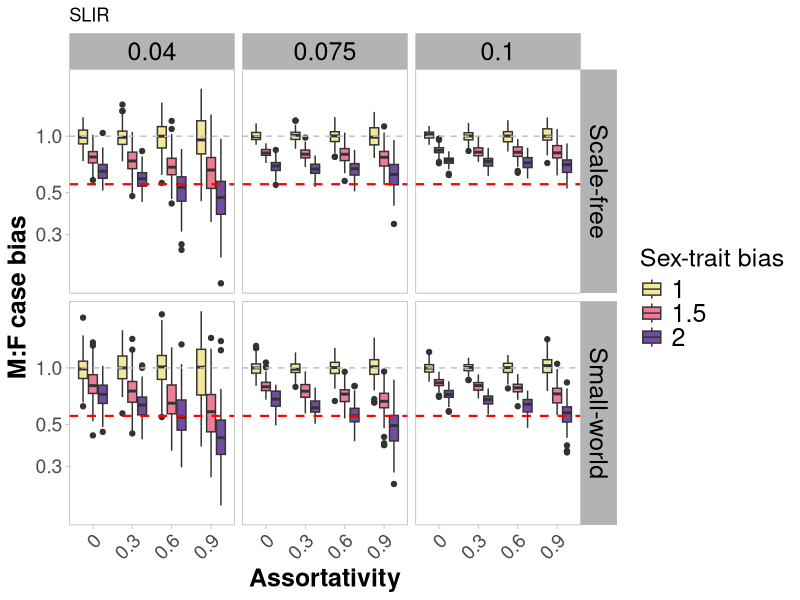
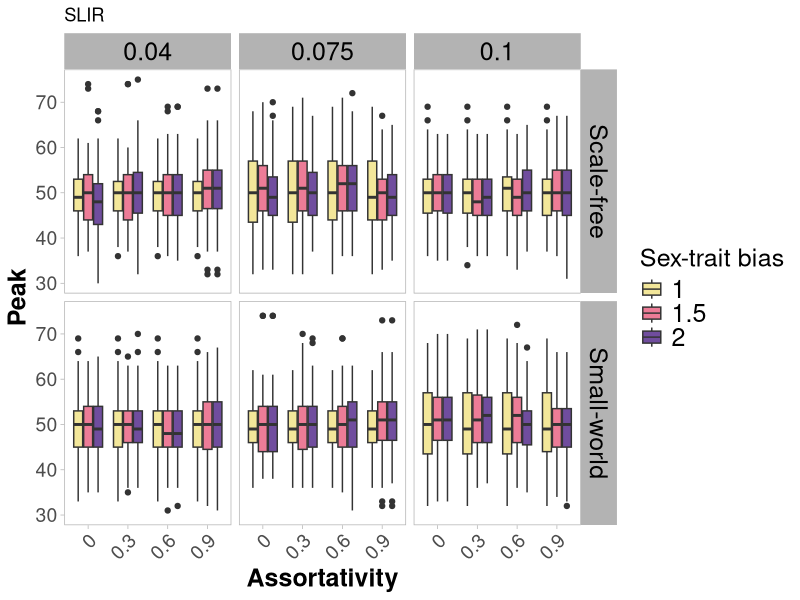
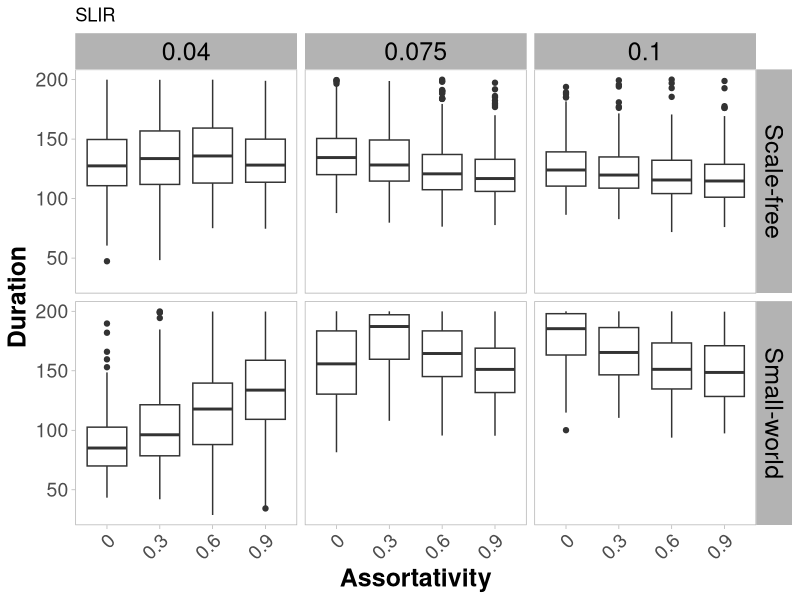
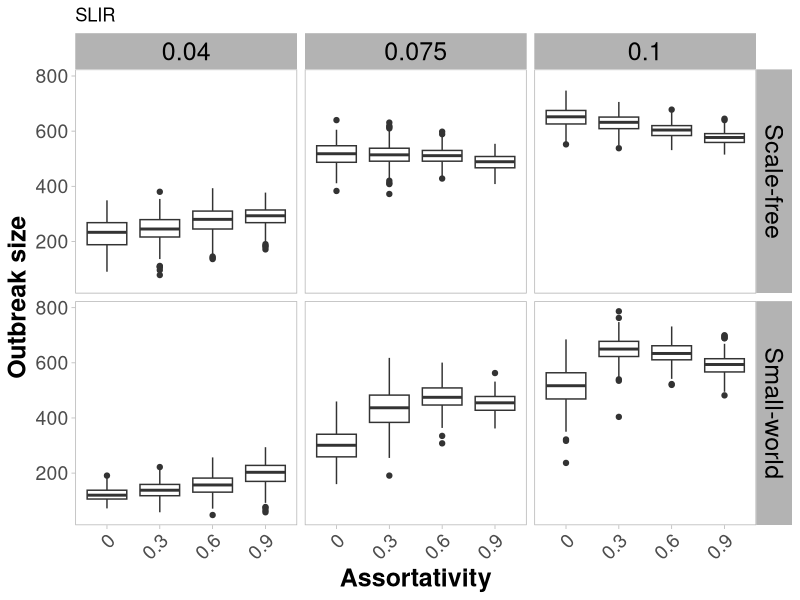

R code for these plots, in order:
## ---- chunk 1
knitr::opts_chunk$set(echo = FALSE)

library(dplyr)
library(readr)
library(magrittr)
library(tidyr)
library(igraph)
library(ggplot2)
library(cowplot)
library(plotrix)
library(knitr)
library(colorspace)

knitr::opts_chunk$set(cache=TRUE, fig.path = "slirs-figs/", 
                      warning = FALSE, message=FALSE, echo=FALSE, fig.height =6, fig.width = 8) 

# colors for assortativity
assortCols <- c("#F3E79AFF", "#F7A086FF", "#CF63A6FF", "#704D9EFF")

## ---- chunk 2

res <- read.csv("simulations-rewiring/SLIRS-res/test2.csv")

# model comparison 
res$modNameLatent <- ifelse(res$reactivation_rate==0.1, T, F)
res$modNameRecover <- ifelse(res$reversion_rate==0.33, T, F)
res$modName <- NA
res$modName[!res$modNameLatent&!res$modNameRecover] <- "SIR"
res$modName[res$modNameLatent&!res$modNameRecover] <- "SLIR"
res$modName[!res$modNameLatent&res$modNameRecover] <- "SIRS"
res$modName[res$modNameLatent&res$modNameRecover] <- "SLIRS"

# network types
res$type_net <- factor(res$type_net, labels = c("Scale-free", "Small-world"))


## ---- chunk 3


res %>%
  filter(modName == "SLIR") %>%
  ggplot(aes(x=as.factor(r), y=mf_r_ratio, fill=factor(alph_s))) +
  geom_boxplot() + facet_grid(type_net ~ tau) +
  geom_hline(yintercept=1/1.8, linetype="dashed", 
                color = "red", size=.75) +    
  geom_hline(yintercept=1, linetype="dashed", 
                color = "grey", size=.5)   +
  scale_y_continuous(trans="log10") + 
  scale_fill_discrete_sequential(palette="Sunset") +
  labs(x="Assortativity", y="M:F case bias", fill="Sex-trait bias", title = "SLIR") +
  theme_light() +
  theme(axis.text=element_text(size=14),
        axis.text.x = element_text(hjust=1, angle=45),
        axis.title=element_text(size=18,face="bold"),
        legend.title = element_text(size=18),
        legend.text = element_text(size=18), 
        panel.grid.major = element_blank(),
        panel.grid.minor = element_blank(), 
        strip.text = element_text(size = 18, color="Black"))

# res %>%
#   filter(modName == "SLIRS") %>%
#   ggplot(aes(x=as.factor(r), y=mf_i_ratio, fill=factor(alph_s))) +
#   geom_boxplot() + facet_grid(type_net ~ tau) +
#   geom_hline(yintercept=1/1.8, linetype="dashed", 
#                 color = "red", size=.75) +    
#   geom_hline(yintercept=1, linetype="dashed", 
#                 color = "grey", size=.5)   +
#   scale_y_continuous(trans="log10") + 
#   scale_fill_discrete_sequential(palette="Sunset") +
#   labs(x="Assortativity", y="M:F case bias", fill="Sex-trait bias", title = "SLIRS") +
#   theme_light() +
#   theme(axis.text=element_text(size=14),
#         axis.text.x = element_text(hjust=1, angle=45),
#         axis.title=element_text(size=18,face="bold"),
#         legend.title = element_text(size=18),
#         legend.text = element_text(size=18), 
#         panel.grid.major = element_blank(),
#         panel.grid.minor = element_blank(), 
#         strip.text = element_text(size = 18, color="Black"))


## ---- chunk 4

res %>%
  filter(modName == "SLIR") %>%
  ggplot(aes(x=as.factor(r), y=peak, fill=factor(alph_s))) +
  geom_boxplot() + facet_grid(type_net ~ tau) +
  scale_fill_discrete_sequential(palette="Sunset") +
  labs(x="Assortativity", y="Peak", fill="Sex-trait bias", title = "SLIR") +
  theme_light() +
  theme(axis.text=element_text(size=14),
        axis.text.x = element_text(hjust=1, angle=45),
        axis.title=element_text(size=18,face="bold"),
        legend.title = element_text(size=18),
        legend.text = element_text(size=18), 
        panel.grid.major = element_blank(),
        panel.grid.minor = element_blank(), 
        strip.text = element_text(size = 18, color="Black"))



## ---- chunk 5
res %>%
  filter(modName == "SLIR") %>%
  ggplot(aes(x=as.factor(r), y=duration)) +
  geom_boxplot() + facet_grid(type_net ~ tau) +
  scale_fill_discrete_sequential(palette="Sunset") +
  labs(x="Assortativity", y="Duration", fill="Sex-trait bias", title = "SLIR") +
  theme_light() +
  theme(axis.text=element_text(size=14),
        axis.text.x = element_text(hjust=1, angle=45),
        axis.title=element_text(size=18,face="bold"),
        legend.title = element_text(size=18),
        legend.text = element_text(size=18), 
        panel.grid.major = element_blank(),
        panel.grid.minor = element_blank(), 
        strip.text = element_text(size = 18, color="Black"))

## ---- chunk 6
res %>%
  filter(modName == "SLIR") %>%
  ggplot(aes(x=as.factor(r), y=recovered_prev)) +
  geom_boxplot() + facet_grid(type_net ~ tau) +
  scale_fill_discrete_sequential(palette="Sunset") +
  labs(x="Assortativity", y="Outbreak size", fill="Sex-trait bias", title = "SLIR") +
  theme_light() +
  theme(axis.text=element_text(size=14),
        axis.text.x = element_text(hjust=1, angle=45),
        axis.title=element_text(size=18,face="bold"),
        legend.title = element_text(size=18),
        legend.text = element_text(size=18), 
        panel.grid.major = element_blank(),
        panel.grid.minor = element_blank(), 
        strip.text = element_text(size = 18, color="Black"))

